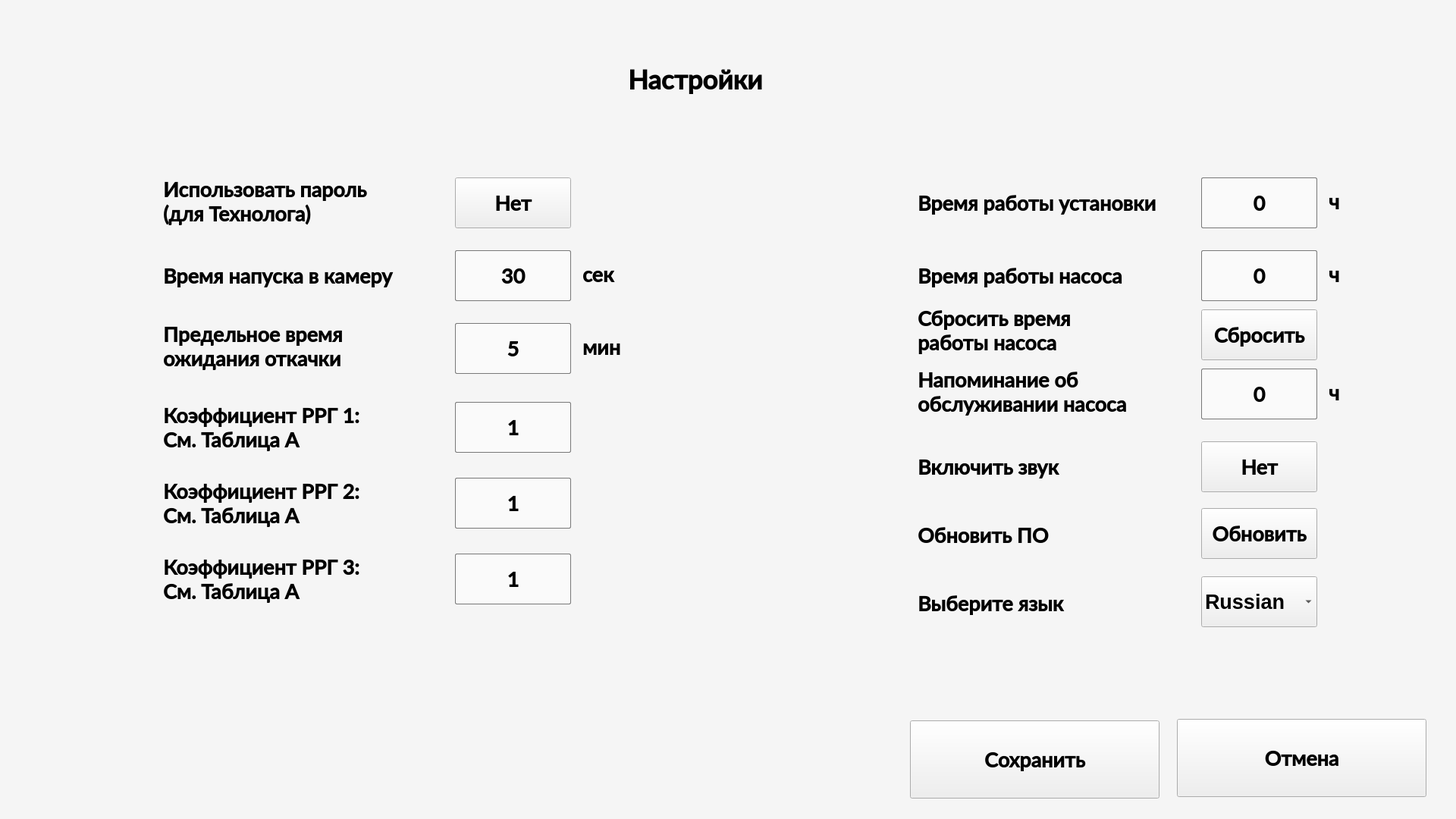
<?xml version="1.0" encoding="UTF-8"?>
<ui version="4.0">
 <class>SetWindow</class>
 <widget class="QDialog" name="SetWindow">
  <property name="geometry">
   <rect>
    <x>0</x>
    <y>0</y>
    <width>1920</width>
    <height>1080</height>
   </rect>
  </property>
  <property name="windowTitle">
   <string>Dialog</string>
  </property>
  <property name="styleSheet">
   <string notr="true"/>
  </property>
  <widget class="QLabel" name="LabelText">
   <property name="geometry">
    <rect>
     <x>828</x>
     <y>84</y>
     <width>265</width>
     <height>41</height>
    </rect>
   </property>
   <property name="font">
    <font>
     <family>Lato Semibold</family>
     <pointsize>26</pointsize>
     <bold>true</bold>
    </font>
   </property>
   <property name="text">
    <string>Настройки</string>
   </property>
  </widget>
  <widget class="QLabel" name="Blackout">
   <property name="geometry">
    <rect>
     <x>416</x>
     <y>96</y>
     <width>68</width>
     <height>22</height>
    </rect>
   </property>
   <property name="text">
    <string/>
   </property>
  </widget>
  <widget class="QLabel" name="Screen">
   <property name="geometry">
    <rect>
     <x>0</x>
     <y>0</y>
     <width>1920</width>
     <height>1080</height>
    </rect>
   </property>
   <property name="styleSheet">
    <string notr="true">background-color: rgb(245, 245, 245);</string>
   </property>
   <property name="text">
    <string/>
   </property>
  </widget>
  <widget class="QLabel" name="LabelSet_2">
   <property name="geometry">
    <rect>
     <x>215</x>
     <y>348</y>
     <width>353</width>
     <height>31</height>
    </rect>
   </property>
   <property name="font">
    <font>
     <family>Lato Semibold</family>
     <pointsize>20</pointsize>
     <bold>true</bold>
    </font>
   </property>
   <property name="text">
    <string>Время напуска в камеру</string>
   </property>
  </widget>
  <widget class="QPushButton" name="ClockVE0">
   <property name="geometry">
    <rect>
     <x>600</x>
     <y>330</y>
     <width>153</width>
     <height>67</height>
    </rect>
   </property>
   <property name="font">
    <font>
     <family>Lato Semibold</family>
     <pointsize>20</pointsize>
     <bold>true</bold>
    </font>
   </property>
   <property name="styleSheet">
    <string notr="true">border: 1px solid rgb(120, 120, 120);
background-color: rgb(250, 250, 250);
border-radius: 2px;</string>
   </property>
   <property name="text">
    <string>30</string>
   </property>
   <property name="checkable">
    <bool>false</bool>
   </property>
  </widget>
  <widget class="QLabel" name="LabelSet_3">
   <property name="geometry">
    <rect>
     <x>215</x>
     <y>421</y>
     <width>311</width>
     <height>71</height>
    </rect>
   </property>
   <property name="font">
    <font>
     <family>Lato Semibold</family>
     <pointsize>20</pointsize>
     <bold>true</bold>
    </font>
   </property>
   <property name="text">
    <string>Предельное время
ожидания откачки</string>
   </property>
  </widget>
  <widget class="QPushButton" name="ClockNI">
   <property name="geometry">
    <rect>
     <x>600</x>
     <y>426</y>
     <width>153</width>
     <height>67</height>
    </rect>
   </property>
   <property name="font">
    <font>
     <family>Lato Semibold</family>
     <pointsize>20</pointsize>
     <bold>true</bold>
    </font>
   </property>
   <property name="styleSheet">
    <string notr="true">border: 1px solid rgb(120, 120, 120);
background-color: rgb(250, 250, 250);
border-radius: 2px;</string>
   </property>
   <property name="text">
    <string>5</string>
   </property>
   <property name="checkable">
    <bool>false</bool>
   </property>
  </widget>
  <widget class="QLabel" name="LabelSet_4">
   <property name="geometry">
    <rect>
     <x>215</x>
     <y>230</y>
     <width>321</width>
     <height>71</height>
    </rect>
   </property>
   <property name="font">
    <font>
     <family>Lato Semibold</family>
     <pointsize>20</pointsize>
     <bold>true</bold>
    </font>
   </property>
   <property name="text">
    <string>Использовать пароль
(для Технолога)</string>
   </property>
  </widget>
  <widget class="QPushButton" name="ButtonCancel">
   <property name="geometry">
    <rect>
     <x>1552</x>
     <y>948</y>
     <width>329</width>
     <height>103</height>
    </rect>
   </property>
   <property name="font">
    <font>
     <family>Lato Semibold</family>
     <pointsize>20</pointsize>
     <bold>true</bold>
    </font>
   </property>
   <property name="text">
    <string>Отмена</string>
   </property>
   <property name="icon">
    <iconset>
     <normaloff>ui/Pictures13/Cancel.png</normaloff>ui/Pictures13/Cancel.png</iconset>
   </property>
   <property name="iconSize">
    <size>
     <width>24</width>
     <height>24</height>
    </size>
   </property>
   <property name="checkable">
    <bool>false</bool>
   </property>
  </widget>
  <widget class="QLabel" name="LabelSet_5">
   <property name="geometry">
    <rect>
     <x>768</x>
     <y>432</y>
     <width>71</width>
     <height>51</height>
    </rect>
   </property>
   <property name="font">
    <font>
     <family>Lato Semibold</family>
     <pointsize>20</pointsize>
     <bold>true</bold>
    </font>
   </property>
   <property name="text">
    <string>мин</string>
   </property>
  </widget>
  <widget class="QLabel" name="LabelSet_6">
   <property name="geometry">
    <rect>
     <x>768</x>
     <y>336</y>
     <width>61</width>
     <height>51</height>
    </rect>
   </property>
   <property name="font">
    <font>
     <family>Lato Semibold</family>
     <pointsize>20</pointsize>
     <bold>true</bold>
    </font>
   </property>
   <property name="text">
    <string>сек</string>
   </property>
  </widget>
  <widget class="QPushButton" name="ButtonPass">
   <property name="enabled">
    <bool>true</bool>
   </property>
   <property name="geometry">
    <rect>
     <x>600</x>
     <y>234</y>
     <width>153</width>
     <height>67</height>
    </rect>
   </property>
   <property name="font">
    <font>
     <family>Lato Semibold</family>
     <pointsize>20</pointsize>
     <bold>true</bold>
    </font>
   </property>
   <property name="text">
    <string>Нет</string>
   </property>
   <property name="checkable">
    <bool>false</bool>
   </property>
   <property name="checked">
    <bool>false</bool>
   </property>
  </widget>
  <widget class="QLabel" name="label">
   <property name="geometry">
    <rect>
     <x>0</x>
     <y>0</y>
     <width>363</width>
     <height>128</height>
    </rect>
   </property>
   <property name="text">
    <string/>
   </property>
   <property name="pixmap">
    <pixmap>ui/Pictures13/logo(66).png</pixmap>
   </property>
  </widget>
  <widget class="QLabel" name="LabelSet_9">
   <property name="geometry">
    <rect>
     <x>1210</x>
     <y>600</y>
     <width>221</width>
     <height>31</height>
    </rect>
   </property>
   <property name="font">
    <font>
     <family>Lato Semibold</family>
     <pointsize>20</pointsize>
     <bold>true</bold>
    </font>
   </property>
   <property name="text">
    <string>Включить звук</string>
   </property>
  </widget>
  <widget class="QPushButton" name="ButtonBuzzer">
   <property name="enabled">
    <bool>true</bool>
   </property>
   <property name="geometry">
    <rect>
     <x>1584</x>
     <y>582</y>
     <width>153</width>
     <height>67</height>
    </rect>
   </property>
   <property name="font">
    <font>
     <family>Lato Semibold</family>
     <pointsize>20</pointsize>
     <bold>true</bold>
    </font>
   </property>
   <property name="text">
    <string>Нет</string>
   </property>
   <property name="checkable">
    <bool>false</bool>
   </property>
   <property name="checked">
    <bool>false</bool>
   </property>
  </widget>
  <widget class="QPushButton" name="TimeMPC">
   <property name="geometry">
    <rect>
     <x>1584</x>
     <y>234</y>
     <width>153</width>
     <height>67</height>
    </rect>
   </property>
   <property name="font">
    <font>
     <family>Lato Semibold</family>
     <pointsize>20</pointsize>
     <bold>true</bold>
    </font>
   </property>
   <property name="styleSheet">
    <string notr="true">border: 1px solid rgb(120, 120, 120);
background-color: rgb(250, 250, 250);
border-radius: 2px;</string>
   </property>
   <property name="text">
    <string>0</string>
   </property>
   <property name="checkable">
    <bool>false</bool>
   </property>
  </widget>
  <widget class="QLabel" name="LabelSet_12">
   <property name="geometry">
    <rect>
     <x>1752</x>
     <y>240</y>
     <width>61</width>
     <height>51</height>
    </rect>
   </property>
   <property name="font">
    <font>
     <family>Lato Semibold</family>
     <pointsize>20</pointsize>
     <bold>true</bold>
    </font>
   </property>
   <property name="text">
    <string>ч</string>
   </property>
  </widget>
  <widget class="QLabel" name="LabelSet_13">
   <property name="geometry">
    <rect>
     <x>1210</x>
     <y>252</y>
     <width>361</width>
     <height>31</height>
    </rect>
   </property>
   <property name="font">
    <font>
     <family>Lato Semibold</family>
     <pointsize>20</pointsize>
     <bold>true</bold>
    </font>
   </property>
   <property name="text">
    <string>Время работы установки</string>
   </property>
  </widget>
  <widget class="QLabel" name="LabelSet_14">
   <property name="geometry">
    <rect>
     <x>1210</x>
     <y>348</y>
     <width>301</width>
     <height>31</height>
    </rect>
   </property>
   <property name="font">
    <font>
     <family>Lato Semibold</family>
     <pointsize>20</pointsize>
     <bold>true</bold>
    </font>
   </property>
   <property name="text">
    <string>Время работы насоса</string>
   </property>
  </widget>
  <widget class="QPushButton" name="TimePump">
   <property name="geometry">
    <rect>
     <x>1584</x>
     <y>330</y>
     <width>153</width>
     <height>67</height>
    </rect>
   </property>
   <property name="font">
    <font>
     <family>Lato Semibold</family>
     <pointsize>20</pointsize>
     <bold>true</bold>
    </font>
   </property>
   <property name="styleSheet">
    <string notr="true">border: 1px solid rgb(120, 120, 120);
background-color: rgb(250, 250, 250);
border-radius: 2px;</string>
   </property>
   <property name="text">
    <string>0</string>
   </property>
   <property name="checkable">
    <bool>false</bool>
   </property>
  </widget>
  <widget class="QLabel" name="LabelSet_15">
   <property name="geometry">
    <rect>
     <x>1752</x>
     <y>336</y>
     <width>61</width>
     <height>51</height>
    </rect>
   </property>
   <property name="font">
    <font>
     <family>Lato Semibold</family>
     <pointsize>20</pointsize>
     <bold>true</bold>
    </font>
   </property>
   <property name="text">
    <string>ч</string>
   </property>
  </widget>
  <widget class="QPushButton" name="TimePumpSer">
   <property name="geometry">
    <rect>
     <x>1584</x>
     <y>486</y>
     <width>153</width>
     <height>67</height>
    </rect>
   </property>
   <property name="font">
    <font>
     <family>Lato Semibold</family>
     <pointsize>20</pointsize>
     <bold>true</bold>
    </font>
   </property>
   <property name="styleSheet">
    <string notr="true">border: 1px solid rgb(120, 120, 120);
background-color: rgb(250, 250, 250);
border-radius: 2px;</string>
   </property>
   <property name="text">
    <string>0</string>
   </property>
   <property name="checkable">
    <bool>false</bool>
   </property>
  </widget>
  <widget class="QLabel" name="LabelSet_16">
   <property name="geometry">
    <rect>
     <x>1210</x>
     <y>476</y>
     <width>351</width>
     <height>81</height>
    </rect>
   </property>
   <property name="font">
    <font>
     <family>Lato Semibold</family>
     <pointsize>20</pointsize>
     <bold>true</bold>
    </font>
   </property>
   <property name="text">
    <string>Напоминание об
обслуживании насоса</string>
   </property>
  </widget>
  <widget class="QLabel" name="LabelSet_17">
   <property name="geometry">
    <rect>
     <x>1752</x>
     <y>492</y>
     <width>61</width>
     <height>51</height>
    </rect>
   </property>
   <property name="font">
    <font>
     <family>Lato Semibold</family>
     <pointsize>20</pointsize>
     <bold>true</bold>
    </font>
   </property>
   <property name="text">
    <string>ч</string>
   </property>
  </widget>
  <widget class="QPushButton" name="ButtonNIRes">
   <property name="enabled">
    <bool>true</bool>
   </property>
   <property name="geometry">
    <rect>
     <x>1584</x>
     <y>408</y>
     <width>153</width>
     <height>67</height>
    </rect>
   </property>
   <property name="font">
    <font>
     <family>Lato Semibold</family>
     <pointsize>20</pointsize>
     <bold>true</bold>
    </font>
   </property>
   <property name="text">
    <string>Сбросить</string>
   </property>
   <property name="checkable">
    <bool>false</bool>
   </property>
   <property name="checked">
    <bool>false</bool>
   </property>
  </widget>
  <widget class="QLabel" name="LabelSet_18">
   <property name="geometry">
    <rect>
     <x>1210</x>
     <y>395</y>
     <width>441</width>
     <height>81</height>
    </rect>
   </property>
   <property name="font">
    <font>
     <family>Lato Semibold</family>
     <pointsize>20</pointsize>
     <bold>true</bold>
    </font>
   </property>
   <property name="text">
    <string>Сбросить время
работы насоса</string>
   </property>
  </widget>
  <widget class="QPushButton" name="ButtonSave">
   <property name="geometry">
    <rect>
     <x>1200</x>
     <y>950</y>
     <width>329</width>
     <height>103</height>
    </rect>
   </property>
   <property name="font">
    <font>
     <family>Lato Semibold</family>
     <pointsize>20</pointsize>
     <bold>true</bold>
    </font>
   </property>
   <property name="text">
    <string>Сохранить</string>
   </property>
   <property name="icon">
    <iconset>
     <normaloff>ui/Pictures13/Save.png</normaloff>ui/Pictures13/Save.png</iconset>
   </property>
   <property name="iconSize">
    <size>
     <width>24</width>
     <height>24</height>
    </size>
   </property>
   <property name="checkable">
    <bool>false</bool>
   </property>
  </widget>
  <widget class="QPushButton" name="userInputRrgConvCoeffPlace_1">
   <property name="geometry">
    <rect>
     <x>600</x>
     <y>530</y>
     <width>153</width>
     <height>67</height>
    </rect>
   </property>
   <property name="font">
    <font>
     <family>Lato Semibold</family>
     <pointsize>20</pointsize>
     <bold>true</bold>
    </font>
   </property>
   <property name="styleSheet">
    <string notr="true">border: 1px solid rgb(120, 120, 120);
background-color: rgb(250, 250, 250);
border-radius: 2px;</string>
   </property>
   <property name="text">
    <string>1</string>
   </property>
   <property name="checkable">
    <bool>false</bool>
   </property>
  </widget>
  <widget class="QLabel" name="LabelSet_19">
   <property name="geometry">
    <rect>
     <x>215</x>
     <y>530</y>
     <width>301</width>
     <height>67</height>
    </rect>
   </property>
   <property name="font">
    <font>
     <family>Lato Semibold</family>
     <pointsize>20</pointsize>
     <bold>true</bold>
    </font>
   </property>
   <property name="text">
    <string>Коэффициент РРГ 1:
См. Таблица А</string>
   </property>
  </widget>
  <widget class="QLabel" name="LabelSet_23">
   <property name="geometry">
    <rect>
     <x>215</x>
     <y>630</y>
     <width>301</width>
     <height>67</height>
    </rect>
   </property>
   <property name="font">
    <font>
     <family>Lato Semibold</family>
     <pointsize>20</pointsize>
     <bold>true</bold>
    </font>
   </property>
   <property name="text">
    <string>Коэффициент РРГ 2:
См. Таблица А</string>
   </property>
  </widget>
  <widget class="QPushButton" name="userInputRrgConvCoeffPlace_2">
   <property name="geometry">
    <rect>
     <x>600</x>
     <y>630</y>
     <width>153</width>
     <height>67</height>
    </rect>
   </property>
   <property name="font">
    <font>
     <family>Lato Semibold</family>
     <pointsize>20</pointsize>
     <bold>true</bold>
    </font>
   </property>
   <property name="styleSheet">
    <string notr="true">border: 1px solid rgb(120, 120, 120);
background-color: rgb(250, 250, 250);
border-radius: 2px;</string>
   </property>
   <property name="text">
    <string>1</string>
   </property>
   <property name="checkable">
    <bool>false</bool>
   </property>
  </widget>
  <widget class="QLabel" name="LabelSet_20">
   <property name="geometry">
    <rect>
     <x>1210</x>
     <y>690</y>
     <width>351</width>
     <height>31</height>
    </rect>
   </property>
   <property name="font">
    <font>
     <family>Lato Semibold</family>
     <pointsize>20</pointsize>
     <bold>true</bold>
    </font>
   </property>
   <property name="text">
    <string>Обновить ПО</string>
   </property>
  </widget>
  <widget class="QPushButton" name="BuUpdate">
   <property name="enabled">
    <bool>true</bool>
   </property>
   <property name="geometry">
    <rect>
     <x>1584</x>
     <y>670</y>
     <width>153</width>
     <height>67</height>
    </rect>
   </property>
   <property name="font">
    <font>
     <family>Lato Semibold</family>
     <pointsize>20</pointsize>
     <bold>true</bold>
    </font>
   </property>
   <property name="text">
    <string>Обновить</string>
   </property>
   <property name="checkable">
    <bool>false</bool>
   </property>
   <property name="checked">
    <bool>false</bool>
   </property>
  </widget>
  <widget class="QLabel" name="LabelSet_21">
   <property name="geometry">
    <rect>
     <x>1210</x>
     <y>780</y>
     <width>221</width>
     <height>31</height>
    </rect>
   </property>
   <property name="font">
    <font>
     <family>Lato Semibold</family>
     <pointsize>20</pointsize>
     <bold>true</bold>
    </font>
   </property>
   <property name="text">
    <string>Выберите язык</string>
   </property>
  </widget>
  <widget class="QComboBox" name="comboBoxLang">
   <property name="geometry">
    <rect>
     <x>1584</x>
     <y>760</y>
     <width>153</width>
     <height>67</height>
    </rect>
   </property>
   <property name="font">
    <font>
     <family>Segoe UI</family>
     <pointsize>20</pointsize>
     <bold>true</bold>
    </font>
   </property>
   <item>
    <property name="text">
     <string>Russian</string>
    </property>
   </item>
   <item>
    <property name="text">
     <string>English</string>
    </property>
   </item>
   <item>
    <property name="text">
     <string>Chinese</string>
    </property>
   </item>
  </widget>
  <widget class="QPushButton" name="userInputRrgConvCoeffPlace_3">
   <property name="geometry">
    <rect>
     <x>600</x>
     <y>730</y>
     <width>153</width>
     <height>67</height>
    </rect>
   </property>
   <property name="font">
    <font>
     <family>Lato Semibold</family>
     <pointsize>20</pointsize>
     <bold>true</bold>
    </font>
   </property>
   <property name="styleSheet">
    <string notr="true">border: 1px solid rgb(120, 120, 120);
background-color: rgb(250, 250, 250);
border-radius: 2px;</string>
   </property>
   <property name="text">
    <string>1</string>
   </property>
   <property name="checkable">
    <bool>false</bool>
   </property>
  </widget>
  <widget class="QLabel" name="LabelSet_24">
   <property name="geometry">
    <rect>
     <x>215</x>
     <y>730</y>
     <width>301</width>
     <height>67</height>
    </rect>
   </property>
   <property name="font">
    <font>
     <family>Lato Semibold</family>
     <pointsize>20</pointsize>
     <bold>true</bold>
    </font>
   </property>
   <property name="text">
    <string>Коэффициент РРГ 3:
См. Таблица А</string>
   </property>
  </widget>
  <zorder>Screen</zorder>
  <zorder>LabelText</zorder>
  <zorder>LabelSet_2</zorder>
  <zorder>ClockVE0</zorder>
  <zorder>LabelSet_3</zorder>
  <zorder>ClockNI</zorder>
  <zorder>LabelSet_4</zorder>
  <zorder>ButtonCancel</zorder>
  <zorder>LabelSet_5</zorder>
  <zorder>LabelSet_6</zorder>
  <zorder>ButtonPass</zorder>
  <zorder>label</zorder>
  <zorder>LabelSet_9</zorder>
  <zorder>ButtonBuzzer</zorder>
  <zorder>TimeMPC</zorder>
  <zorder>LabelSet_12</zorder>
  <zorder>LabelSet_13</zorder>
  <zorder>LabelSet_14</zorder>
  <zorder>TimePump</zorder>
  <zorder>LabelSet_15</zorder>
  <zorder>TimePumpSer</zorder>
  <zorder>LabelSet_16</zorder>
  <zorder>LabelSet_17</zorder>
  <zorder>ButtonNIRes</zorder>
  <zorder>LabelSet_18</zorder>
  <zorder>Blackout</zorder>
  <zorder>ButtonSave</zorder>
  <zorder>userInputRrgConvCoeffPlace_1</zorder>
  <zorder>LabelSet_19</zorder>
  <zorder>LabelSet_23</zorder>
  <zorder>userInputRrgConvCoeffPlace_2</zorder>
  <zorder>LabelSet_20</zorder>
  <zorder>BuUpdate</zorder>
  <zorder>LabelSet_21</zorder>
  <zorder>comboBoxLang</zorder>
  <zorder>userInputRrgConvCoeffPlace_3</zorder>
  <zorder>LabelSet_24</zorder>
 </widget>
 <resources/>
 <connections/>
</ui>
